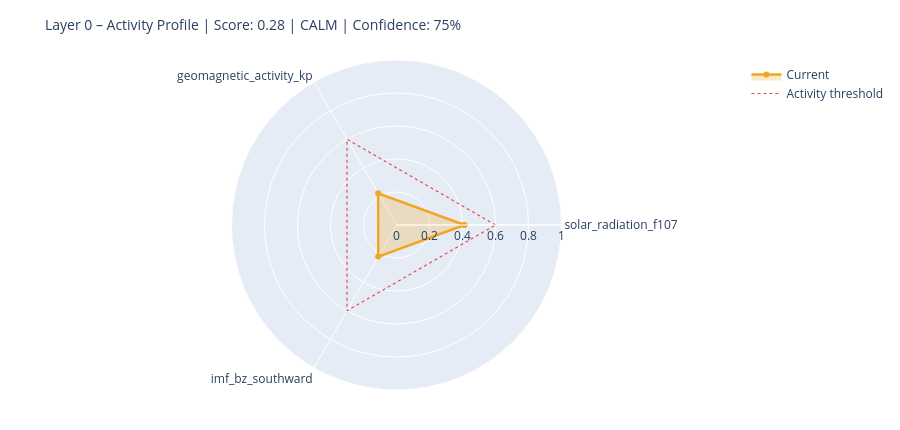

Here is the notebook cell this chart was saved with:
### Markdown cell above
---
## 6. State Assessment & Handoff to Layer 1

### Code cell
# ============================================================
# STEP 1 – Collect raw values with source modes
# Mode: 'primary' | 'fallback_3h' | 'last_valid' | 'missing'
# ============================================================

def safe_last(df, col):
    if df is None or col not in df.columns: return None
    s = df[col].dropna()
    return float(s.iloc[-1]) if not s.empty else None

f107_now = safe_last(df_f107, 'f10.7')
bz_now   = safe_last(df_mag,  'bz_gsm')
kp_now   = safe_last(df_kp,   'kp')
sw_now   = safe_last(df_sw,   'speed')

source_modes = {
    'F10.7':    'primary'  if f107_now is not None else 'missing',
    'Kp':       'primary'  if kp_now   is not None else 'missing',
    'IMF_Bz':   'primary'  if bz_now   is not None else 'missing',
    'SW_speed': 'primary'  if sw_now   is not None else 'missing',
}

# Kp Fallback – 3h endpoint
if kp_now is None:
    try:
        r = requests.get(
            'https://services.swpc.noaa.gov/json/noaa-planetary-k-index.json',
            timeout=10)
        r.raise_for_status()
        fb = pd.DataFrame(r.json())
        tc = next((c for c in fb.columns if 'time' in c.lower()), fb.columns[0])
        kc = next((c for c in fb.columns if 'kp' in c.lower() and c != tc), None)
        if kc:
            fb[kc] = fb[kc].astype(str).str.extract(r'([0-9]+(?:\.[0-9]*)?)')[0]
            fb[kc] = pd.to_numeric(fb[kc], errors='coerce')
            fb = fb[fb[kc] >= 0].dropna(subset=[kc])
            if not fb.empty:
                kp_now = float(fb[kc].iloc[-1])
                source_modes['Kp'] = 'fallback_3h'
                print(f'  Kp fallback (3h): {kp_now:.1f}')
    except Exception as e:
        print(f'  Kp fallback failed: {e}')

# Solar Wind Fallback – last valid value
if sw_now is None and df_sw is not None and 'speed' in df_sw.columns:
    s = df_sw['speed'].dropna()
    if not s.empty:
        sw_now = float(s.iloc[-1])
        source_modes['SW_speed'] = 'last_valid'
        print(f'  SW fallback (last_valid): {sw_now:.0f} km/s')

print()
print('Source modes:', source_modes)

# ============================================================
# STEP 2 – Score from available components only
# ============================================================

def norm(v, lo, hi):
    if v is None: return None
    return max(0.0, min(1.0, (v - lo) / (hi - lo)))

COMPONENTS = {
    'solar_radiation_f107':    (f107_now, norm(f107_now, 60, 250)),
    'geomagnetic_activity_kp': (kp_now,   norm(kp_now,   0,   9)),
    'imf_bz_southward':        (bz_now,   norm(-(bz_now or 0) if bz_now else None, -5, 30)
                                           if bz_now is not None else None),
    'solar_wind_speed':        (sw_now,   norm(sw_now, 300, 800)),
}

available   = {k: v[1] for k, v in COMPONENTS.items() if v[1] is not None}
unavailable = [k for k, v in COMPONENTS.items() if v[1] is None]

layer0_score = round(sum(available.values()) / len(available), 4) if available else None
confidence   = round(len(available) / len(COMPONENTS), 2)

level = ('unknown'  if layer0_score is None
         else 'calm'     if layer0_score < 0.3
         else 'moderate' if layer0_score < 0.6
         else 'active')

# ============================================================
# STEP 3 – Dominant Driver
# ============================================================

def dominant_driver(kp, f107, bz, sw):
    candidates = []
    if kp   is not None and kp   >= 4:   candidates.append(('geomagnetic',    kp / 9))
    if sw   is not None and sw   >= 500:  candidates.append(('solar_wind',     sw / 800))
    if bz   is not None and bz   <= -5:   candidates.append(('imf_southward',  abs(bz) / 30))
    if f107 is not None and f107 >= 150:  candidates.append(('solar_radiation',f107 / 250))
    return max(candidates, key=lambda x: x[1])[0] if candidates else 'none'

driver = dominant_driver(kp_now, f107_now, bz_now, sw_now)

# ============================================================
# STEP 4 – Downstream expectations
# ============================================================

def downstream_expectation(driver, score, kp, bz, f107):
    exp = {
        'magnetosphere':        'calm',
        'ionosphere':           'calm',
        'schumann_resonance':   'unchanged',
        'lithosphere_currents': 'low',
    }
    if driver == 'geomagnetic' or (kp and kp >= 5):
        exp['magnetosphere']        = 'compressed / storm'
        exp['ionosphere']           = 'elevated disturbance (TEC variability)'
        exp['schumann_resonance']   = 'elevated amplitude possible'
        exp['lithosphere_currents'] = 'elevated induction currents'
    elif driver == 'imf_southward' or (bz and bz <= -5):
        exp['magnetosphere']        = 'energy coupling active'
        exp['ionosphere']           = 'elevated electron density possible'
        exp['schumann_resonance']   = 'slight modulation possible'
    elif driver == 'solar_radiation' or (f107 and f107 >= 150):
        exp['ionosphere']           = 'elevated ionization (F-layer)'
        exp['schumann_resonance']   = 'slightly elevated background activity'
    return exp

downstream = downstream_expectation(driver, layer0_score, kp_now, bz_now, f107_now)

# ============================================================
# CONSOLE OUTPUT
# ============================================================

W = 58
print('=' * W)
print('LAYER 0 – STATE ASSESSMENT')
print('=' * W)
for name, (raw_v, score_v) in COMPONENTS.items():
    if score_v is not None:
        bar = '█' * int(score_v * 20) + '░' * (20 - int(score_v * 20))
        print(f'  {name:<35}  {bar}  {score_v:.2f}')
    else:
        print(f'  {name:<35}  {"─" * 20}  n/a')
print('-' * W)
print(f'  Score ({len(available)}/{len(COMPONENTS)} components):  {layer0_score:.3f}')
print(f'  Confidence:         {confidence:.0%}')
print(f'  Level:              {level.upper()}')
print(f'  Dominant Driver:    {driver}')

# Radar chart
cats = list(available.keys())
vals = list(available.values())
if len(cats) >= 3:
    fig = go.Figure()
    fig.add_trace(go.Scatterpolar(
        r=vals + [vals[0]], theta=cats + [cats[0]],
        fill='toself', fillcolor='rgba(242,166,35,0.25)',
        line=dict(color='#F2A623', width=2.5), name='Current'
    ))
    fig.add_trace(go.Scatterpolar(
        r=[0.6] * (len(cats) + 1), theta=cats + [cats[0]],
        line=dict(color='#E24B4A', dash='dot', width=1.2),
        mode='lines', name='Activity threshold'
    ))
    fig.update_layout(
        title=dict(text=f'Layer 0 – Activity Profile | Score: {layer0_score:.2f} | {level.upper()} | Confidence: {confidence:.0%}',
                   font=dict(size=14)),
        polar=dict(radialaxis=dict(visible=True, range=[0, 1])),
        height=430, showlegend=True,
        margin=dict(l=60, r=60, t=60, b=40)
    )
    fig.show()

### Figure 1 — Plotly figure (JSON) as saved in the notebook; plotly's stock layout.template omitted (floating-point values rounded to 4 significant figures)
{"data": [{"fill": "toself", "fillcolor": "rgba(242,166,35,0.25)", "line": {"color": "#F2A623", "width": 2.5}, "name": "Current", "r": [0.4116, 0.2222, 0.2211, 0.4116], "theta": ["solar_radiation_f107", "geomagnetic_activity_kp", "imf_bz_southward", "solar_radiation_f107"], "type": "scatterpolar"}, {"line": {"color": "#E24B4A", "dash": "dot", "width": 1.2}, "mode": "lines", "name": "Activity threshold", "r": [0.6, 0.6, 0.6, 0.6], "theta": ["solar_radiation_f107", "geomagnetic_activity_kp", "imf_bz_southward", "solar_radiation_f107"], "type": "scatterpolar"}], "layout": {"height": 430, "margin": {"b": 40, "l": 60, "r": 60, "t": 60}, "polar": {"radialaxis": {"range": [0, 1], "visible": true}}, "showlegend": true, "title": {"font": {"size": 14}, "text": "Layer 0 – Activity Profile | Score: 0.28 | CALM | Confidence: 75%"}}}
